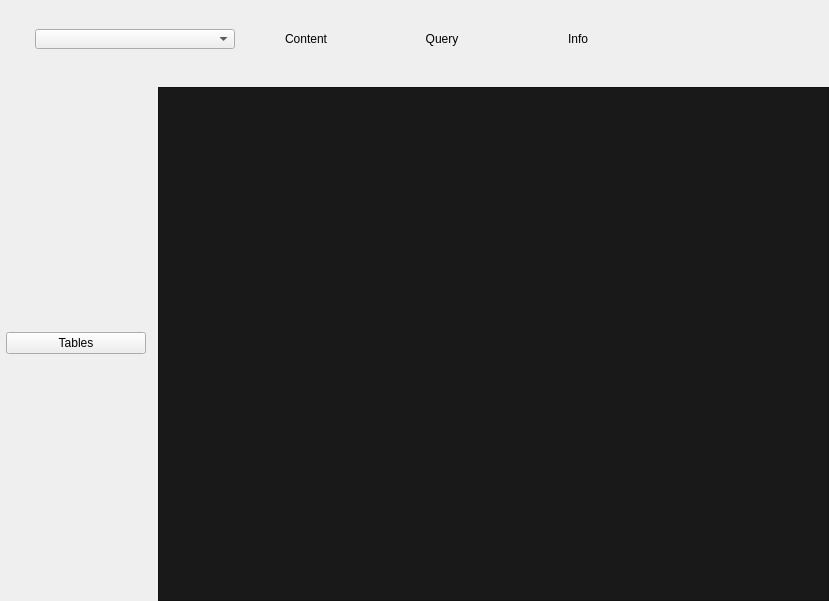
<?xml version="1.0" encoding="UTF-8"?>
<ui version="4.0">
 <class>ConnectionView</class>
 <widget class="QWidget" name="ConnectionView">
  <property name="geometry">
   <rect>
    <x>0</x>
    <y>0</y>
    <width>829</width>
    <height>601</height>
   </rect>
  </property>
  <property name="sizePolicy">
   <sizepolicy hsizetype="Expanding" vsizetype="Expanding">
    <horstretch>0</horstretch>
    <verstretch>0</verstretch>
   </sizepolicy>
  </property>
  <property name="windowTitle">
   <string>Connection</string>
  </property>
  <layout class="QGridLayout" name="gridLayout">
   <property name="leftMargin">
    <number>0</number>
   </property>
   <property name="topMargin">
    <number>0</number>
   </property>
   <property name="rightMargin">
    <number>0</number>
   </property>
   <property name="bottomMargin">
    <number>0</number>
   </property>
   <item row="1" column="3">
    <layout class="QVBoxLayout" name="MainLayout">
     <item>
      <widget class="QFrame" name="MainFrame">
       <property name="sizePolicy">
        <sizepolicy hsizetype="Expanding" vsizetype="Expanding">
         <horstretch>0</horstretch>
         <verstretch>0</verstretch>
        </sizepolicy>
       </property>
       <property name="styleSheet">
        <string notr="true">background-color: rgb(25, 25, 25);</string>
       </property>
       <property name="frameShape">
        <enum>QFrame::StyledPanel</enum>
       </property>
       <property name="frameShadow">
        <enum>QFrame::Raised</enum>
       </property>
      </widget>
     </item>
    </layout>
   </item>
   <item row="1" column="1">
    <widget class="QFrame" name="frame">
     <property name="sizePolicy">
      <sizepolicy hsizetype="Preferred" vsizetype="Expanding">
       <horstretch>0</horstretch>
       <verstretch>0</verstretch>
      </sizepolicy>
     </property>
     <property name="minimumSize">
      <size>
       <width>140</width>
       <height>0</height>
      </size>
     </property>
     <property name="frameShape">
      <enum>QFrame::NoFrame</enum>
     </property>
     <property name="frameShadow">
      <enum>QFrame::Plain</enum>
     </property>
     <property name="lineWidth">
      <number>0</number>
     </property>
     <widget class="QWidget" name="">
      <property name="geometry">
       <rect>
        <x>0</x>
        <y>0</y>
        <width>141</width>
        <height>513</height>
       </rect>
      </property>
      <layout class="QVBoxLayout" name="LeftBar">
       <property name="spacing">
        <number>0</number>
       </property>
       <property name="sizeConstraint">
        <enum>QLayout::SetMinimumSize</enum>
       </property>
       <item>
        <widget class="QPushButton" name="RefreshTables">
         <property name="minimumSize">
          <size>
           <width>140</width>
           <height>15</height>
          </size>
         </property>
         <property name="maximumSize">
          <size>
           <width>130</width>
           <height>16777215</height>
          </size>
         </property>
         <property name="styleSheet">
          <string notr="true"/>
         </property>
         <property name="text">
          <string>Tables</string>
         </property>
         <property name="icon">
          <iconset>
           <normaloff>../assets/refresh.png</normaloff>../assets/refresh.png</iconset>
         </property>
         <property name="default">
          <bool>false</bool>
         </property>
        </widget>
       </item>
      </layout>
     </widget>
    </widget>
   </item>
   <item row="0" column="0" colspan="4" alignment="Qt::AlignLeft">
    <widget class="QFrame" name="TopBar">
     <property name="sizePolicy">
      <sizepolicy hsizetype="Expanding" vsizetype="Preferred">
       <horstretch>0</horstretch>
       <verstretch>0</verstretch>
      </sizepolicy>
     </property>
     <property name="minimumSize">
      <size>
       <width>0</width>
       <height>50</height>
      </size>
     </property>
     <property name="styleSheet">
      <string notr="true"/>
     </property>
     <property name="frameShape">
      <enum>QFrame::NoFrame</enum>
     </property>
     <property name="frameShadow">
      <enum>QFrame::Sunken</enum>
     </property>
     <layout class="QHBoxLayout" name="horizontalLayout">
      <property name="bottomMargin">
       <number>12</number>
      </property>
      <item>
       <widget class="QPushButton" name="DatabaseRefreshButton">
        <property name="minimumSize">
         <size>
          <width>20</width>
          <height>60</height>
         </size>
        </property>
        <property name="maximumSize">
         <size>
          <width>20</width>
          <height>60</height>
         </size>
        </property>
        <property name="styleSheet">
         <string notr="true">border: none;</string>
        </property>
        <property name="text">
         <string/>
        </property>
        <property name="icon">
         <iconset>
          <normaloff>../assets/refresh.png</normaloff>../assets/refresh.png</iconset>
        </property>
        <property name="iconSize">
         <size>
          <width>14</width>
          <height>14</height>
         </size>
        </property>
       </widget>
      </item>
      <item>
       <widget class="QComboBox" name="DatabaseDropdown">
        <property name="sizePolicy">
         <sizepolicy hsizetype="Preferred" vsizetype="Fixed">
          <horstretch>0</horstretch>
          <verstretch>0</verstretch>
         </sizepolicy>
        </property>
        <property name="minimumSize">
         <size>
          <width>200</width>
          <height>20</height>
         </size>
        </property>
        <property name="maximumSize">
         <size>
          <width>200</width>
          <height>20</height>
         </size>
        </property>
        <property name="styleSheet">
         <string notr="true"/>
        </property>
       </widget>
      </item>
      <item>
       <widget class="QPushButton" name="ContentButton">
        <property name="sizePolicy">
         <sizepolicy hsizetype="Preferred" vsizetype="Preferred">
          <horstretch>0</horstretch>
          <verstretch>0</verstretch>
         </sizepolicy>
        </property>
        <property name="minimumSize">
         <size>
          <width>130</width>
          <height>60</height>
         </size>
        </property>
        <property name="maximumSize">
         <size>
          <width>139</width>
          <height>60</height>
         </size>
        </property>
        <property name="styleSheet">
         <string notr="true">border: none;</string>
        </property>
        <property name="text">
         <string>Content</string>
        </property>
        <property name="icon">
         <iconset>
          <normaloff>../assets/content.png</normaloff>../assets/content.png</iconset>
        </property>
        <property name="iconSize">
         <size>
          <width>25</width>
          <height>25</height>
         </size>
        </property>
       </widget>
      </item>
      <item>
       <widget class="QPushButton" name="QueryButton">
        <property name="sizePolicy">
         <sizepolicy hsizetype="Preferred" vsizetype="Preferred">
          <horstretch>0</horstretch>
          <verstretch>0</verstretch>
         </sizepolicy>
        </property>
        <property name="minimumSize">
         <size>
          <width>130</width>
          <height>60</height>
         </size>
        </property>
        <property name="maximumSize">
         <size>
          <width>130</width>
          <height>60</height>
         </size>
        </property>
        <property name="layoutDirection">
         <enum>Qt::LeftToRight</enum>
        </property>
        <property name="styleSheet">
         <string notr="true">border: none;</string>
        </property>
        <property name="text">
         <string>Query</string>
        </property>
        <property name="icon">
         <iconset>
          <normaloff>../assets/terminal.png</normaloff>../assets/terminal.png</iconset>
        </property>
        <property name="iconSize">
         <size>
          <width>25</width>
          <height>25</height>
         </size>
        </property>
       </widget>
      </item>
      <item>
       <widget class="QPushButton" name="InfoButton">
        <property name="sizePolicy">
         <sizepolicy hsizetype="Preferred" vsizetype="Preferred">
          <horstretch>0</horstretch>
          <verstretch>0</verstretch>
         </sizepolicy>
        </property>
        <property name="minimumSize">
         <size>
          <width>130</width>
          <height>60</height>
         </size>
        </property>
        <property name="maximumSize">
         <size>
          <width>130</width>
          <height>60</height>
         </size>
        </property>
        <property name="styleSheet">
         <string notr="true">border: none;</string>
        </property>
        <property name="text">
         <string>Info</string>
        </property>
        <property name="icon">
         <iconset>
          <normaloff>../assets/info.png</normaloff>../assets/info.png</iconset>
        </property>
        <property name="iconSize">
         <size>
          <width>25</width>
          <height>25</height>
         </size>
        </property>
       </widget>
      </item>
     </layout>
    </widget>
   </item>
  </layout>
 </widget>
 <resources/>
 <connections/>
</ui>
